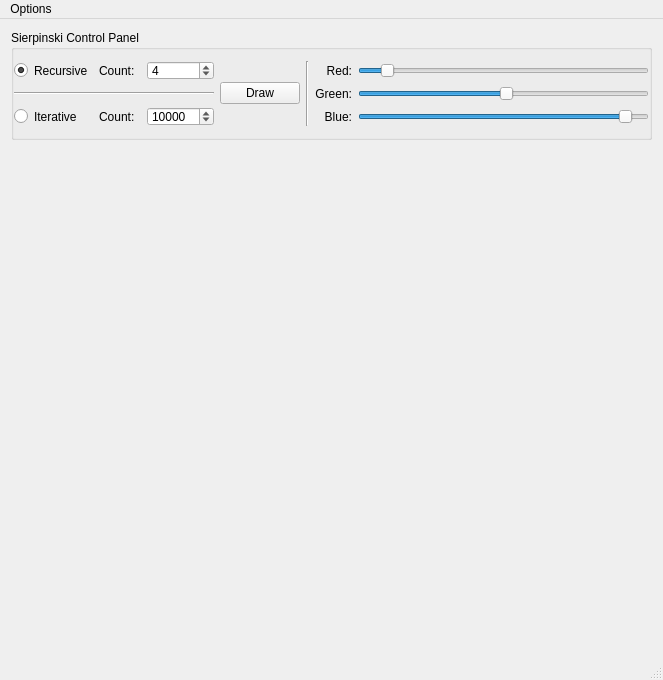
<?xml version="1.0" encoding="UTF-8"?>
<ui version="4.0">
 <class>MainWindow</class>
 <widget class="QMainWindow" name="MainWindow">
  <property name="geometry">
   <rect>
    <x>0</x>
    <y>0</y>
    <width>663</width>
    <height>680</height>
   </rect>
  </property>
  <property name="windowTitle">
   <string>MainWindow</string>
  </property>
  <widget class="QWidget" name="centralWidget">
   <layout class="QVBoxLayout" name="verticalLayout">
    <item>
     <widget class="QGroupBox" name="gbxControlPanel">
      <property name="minimumSize">
       <size>
        <width>0</width>
        <height>110</height>
       </size>
      </property>
      <property name="maximumSize">
       <size>
        <width>16777215</width>
        <height>110</height>
       </size>
      </property>
      <property name="title">
       <string>Sierpinski Control Panel</string>
      </property>
      <property name="flat">
       <bool>true</bool>
      </property>
      <property name="checkable">
       <bool>false</bool>
      </property>
      <layout class="QGridLayout" name="gridLayout">
       <property name="leftMargin">
        <number>0</number>
       </property>
       <property name="rightMargin">
        <number>0</number>
       </property>
       <item row="0" column="0">
        <widget class="QRadioButton" name="rdbRecursive">
         <property name="maximumSize">
          <size>
           <width>16777215</width>
           <height>16777215</height>
          </size>
         </property>
         <property name="text">
          <string>Recursive</string>
         </property>
         <property name="checked">
          <bool>true</bool>
         </property>
        </widget>
       </item>
       <item row="0" column="1">
        <widget class="QLabel" name="lblQtdRecursive">
         <property name="maximumSize">
          <size>
           <width>16777215</width>
           <height>16777215</height>
          </size>
         </property>
         <property name="text">
          <string>Count:</string>
         </property>
        </widget>
       </item>
       <item row="2" column="0">
        <widget class="QRadioButton" name="rdbIterative">
         <property name="text">
          <string>Iterative</string>
         </property>
        </widget>
       </item>
       <item row="2" column="1">
        <widget class="QLabel" name="lblQtdIterative">
         <property name="maximumSize">
          <size>
           <width>16777215</width>
           <height>16777215</height>
          </size>
         </property>
         <property name="text">
          <string>Count:</string>
         </property>
        </widget>
       </item>
       <item row="2" column="3">
        <widget class="QSpinBox" name="spnIterative">
         <property name="maximumSize">
          <size>
           <width>16777215</width>
           <height>16777215</height>
          </size>
         </property>
         <property name="minimum">
          <number>1000</number>
         </property>
         <property name="maximum">
          <number>10000000</number>
         </property>
         <property name="value">
          <number>10000</number>
         </property>
        </widget>
       </item>
       <item row="1" column="0" colspan="4">
        <widget class="Line" name="line_2">
         <property name="orientation">
          <enum>Qt::Horizontal</enum>
         </property>
        </widget>
       </item>
       <item row="0" column="5" rowspan="3">
        <widget class="Line" name="line_1">
         <property name="orientation">
          <enum>Qt::Vertical</enum>
         </property>
        </widget>
       </item>
       <item row="0" column="6">
        <widget class="QLabel" name="lblRed">
         <property name="text">
          <string>Red:</string>
         </property>
         <property name="alignment">
          <set>Qt::AlignRight|Qt::AlignTrailing|Qt::AlignVCenter</set>
         </property>
        </widget>
       </item>
       <item row="2" column="6">
        <widget class="QLabel" name="lblBlue">
         <property name="text">
          <string>Blue:</string>
         </property>
         <property name="alignment">
          <set>Qt::AlignRight|Qt::AlignTrailing|Qt::AlignVCenter</set>
         </property>
        </widget>
       </item>
       <item row="1" column="6">
        <widget class="QLabel" name="lblGreen">
         <property name="text">
          <string>Green:</string>
         </property>
         <property name="alignment">
          <set>Qt::AlignRight|Qt::AlignTrailing|Qt::AlignVCenter</set>
         </property>
        </widget>
       </item>
       <item row="1" column="7">
        <widget class="QSlider" name="sldGreen">
         <property name="maximum">
          <number>255</number>
         </property>
         <property name="value">
          <number>130</number>
         </property>
         <property name="orientation">
          <enum>Qt::Horizontal</enum>
         </property>
        </widget>
       </item>
       <item row="0" column="7">
        <widget class="QSlider" name="sldRed">
         <property name="maximum">
          <number>255</number>
         </property>
         <property name="value">
          <number>20</number>
         </property>
         <property name="orientation">
          <enum>Qt::Horizontal</enum>
         </property>
        </widget>
       </item>
       <item row="2" column="7">
        <widget class="QSlider" name="sldBlue">
         <property name="maximum">
          <number>255</number>
         </property>
         <property name="value">
          <number>240</number>
         </property>
         <property name="orientation">
          <enum>Qt::Horizontal</enum>
         </property>
        </widget>
       </item>
       <item row="0" column="3">
        <widget class="QSpinBox" name="spnRecursive">
         <property name="maximumSize">
          <size>
           <width>16777215</width>
           <height>16777215</height>
          </size>
         </property>
         <property name="minimum">
          <number>1</number>
         </property>
         <property name="maximum">
          <number>100</number>
         </property>
         <property name="value">
          <number>4</number>
         </property>
        </widget>
       </item>
       <item row="0" column="4" rowspan="3">
        <widget class="QPushButton" name="btnDraw">
         <property name="text">
          <string>Draw</string>
         </property>
         <property name="autoDefault">
          <bool>false</bool>
         </property>
        </widget>
       </item>
      </layout>
     </widget>
    </item>
    <item>
     <widget class="OGLWidget" name="oglwidget" native="true">
      <property name="minimumSize">
       <size>
        <width>500</width>
        <height>500</height>
       </size>
      </property>
      <zorder>gbxControlPanel</zorder>
      <zorder>gbxControlPanel</zorder>
      <zorder>gbxControlPanel</zorder>
     </widget>
    </item>
   </layout>
  </widget>
  <widget class="QMenuBar" name="menuBar">
   <property name="geometry">
    <rect>
     <x>0</x>
     <y>0</y>
     <width>663</width>
     <height>24</height>
    </rect>
   </property>
   <widget class="QMenu" name="menuOp_es">
    <property name="title">
     <string>Options</string>
    </property>
    <addaction name="actionQuit"/>
   </widget>
   <addaction name="menuOp_es"/>
  </widget>
  <widget class="QStatusBar" name="statusBar"/>
  <action name="actionQuit">
   <property name="text">
    <string>Quit</string>
   </property>
  </action>
 </widget>
 <layoutdefault spacing="6" margin="11"/>
 <customwidgets>
  <customwidget>
   <class>OGLWidget</class>
   <extends>QWidget</extends>
   <header>oglwidget.h</header>
   <container>1</container>
  </customwidget>
 </customwidgets>
 <resources/>
 <connections>
  <connection>
   <sender>actionQuit</sender>
   <signal>triggered()</signal>
   <receiver>MainWindow</receiver>
   <slot>close()</slot>
   <hints>
    <hint type="sourcelabel">
     <x>-1</x>
     <y>-1</y>
    </hint>
    <hint type="destinationlabel">
     <x>306</x>
     <y>259</y>
    </hint>
   </hints>
  </connection>
 </connections>
</ui>
